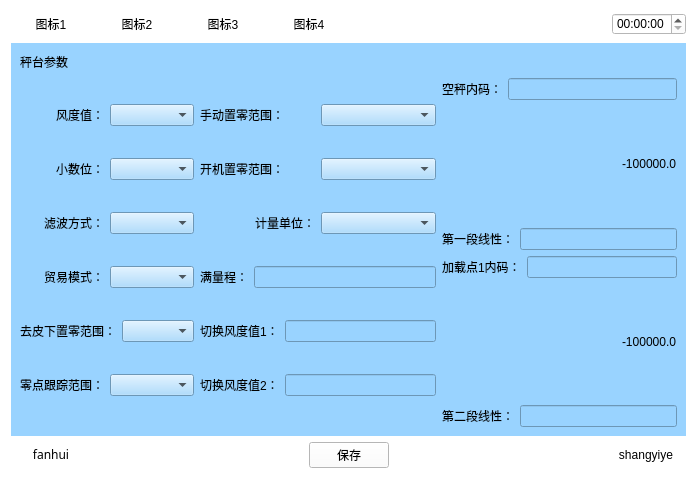
<?xml version="1.0" encoding="UTF-8"?>
<ui version="4.0">
 <class>Chengtaicanshu</class>
 <widget class="QWidget" name="Chengtaicanshu">
  <property name="geometry">
   <rect>
    <x>0</x>
    <y>0</y>
    <width>697</width>
    <height>479</height>
   </rect>
  </property>
  <property name="windowTitle">
   <string>Form</string>
  </property>
  <property name="styleSheet">
   <string notr="true">background-color: rgb(255, 255, 255);</string>
  </property>
  <layout class="QVBoxLayout" name="verticalLayout_6" stretch="1,5,1">
   <item>
    <layout class="QHBoxLayout" name="horizontalLayout_5">
     <item>
      <widget class="QPushButton" name="pushButton">
       <property name="text">
        <string>图标1</string>
       </property>
       <property name="flat">
        <bool>true</bool>
       </property>
      </widget>
     </item>
     <item>
      <widget class="QPushButton" name="pushButton_2">
       <property name="text">
        <string>图标2</string>
       </property>
       <property name="flat">
        <bool>true</bool>
       </property>
      </widget>
     </item>
     <item>
      <widget class="QPushButton" name="pushButton_3">
       <property name="text">
        <string>图标3</string>
       </property>
       <property name="flat">
        <bool>true</bool>
       </property>
      </widget>
     </item>
     <item>
      <widget class="QPushButton" name="pushButton_4">
       <property name="text">
        <string>图标4</string>
       </property>
       <property name="flat">
        <bool>true</bool>
       </property>
      </widget>
     </item>
     <item>
      <spacer name="horizontalSpacer_4">
       <property name="orientation">
        <enum>Qt::Horizontal</enum>
       </property>
       <property name="sizeHint" stdset="0">
        <size>
         <width>40</width>
         <height>20</height>
        </size>
       </property>
      </spacer>
     </item>
     <item>
      <widget class="QTimeEdit" name="timeEdit_2"/>
     </item>
    </layout>
   </item>
   <item>
    <widget class="QWidget" name="widget" native="true">
     <property name="sizePolicy">
      <sizepolicy hsizetype="Preferred" vsizetype="Preferred">
       <horstretch>0</horstretch>
       <verstretch>0</verstretch>
      </sizepolicy>
     </property>
     <property name="contextMenuPolicy">
      <enum>Qt::DefaultContextMenu</enum>
     </property>
     <property name="styleSheet">
      <string notr="true">background-color: rgb(153, 211, 255);</string>
     </property>
     <layout class="QVBoxLayout" name="verticalLayout_2">
      <item>
       <layout class="QHBoxLayout" name="horizontalLayout">
        <item>
         <widget class="QLabel" name="label">
          <property name="text">
           <string>秤台参数</string>
          </property>
         </widget>
        </item>
        <item>
         <spacer name="horizontalSpacer">
          <property name="orientation">
           <enum>Qt::Horizontal</enum>
          </property>
          <property name="sizeHint" stdset="0">
           <size>
            <width>40</width>
            <height>20</height>
           </size>
          </property>
         </spacer>
        </item>
        <item>
         <layout class="QVBoxLayout" name="verticalLayout"/>
        </item>
       </layout>
      </item>
      <item>
       <layout class="QHBoxLayout" name="horizontalLayout_23">
        <item>
         <layout class="QVBoxLayout" name="verticalLayout_3">
          <item>
           <layout class="QHBoxLayout" name="horizontalLayout_7">
            <item>
             <widget class="QLabel" name="label_5">
              <property name="text">
               <string>风度值：</string>
              </property>
              <property name="alignment">
               <set>Qt::AlignRight|Qt::AlignTrailing|Qt::AlignVCenter</set>
              </property>
             </widget>
            </item>
            <item>
             <widget class="QComboBox" name="comboBox_4"/>
            </item>
           </layout>
          </item>
          <item>
           <layout class="QHBoxLayout" name="horizontalLayout_3">
            <item>
             <widget class="QLabel" name="label_2">
              <property name="text">
               <string>小数位：</string>
              </property>
              <property name="alignment">
               <set>Qt::AlignRight|Qt::AlignTrailing|Qt::AlignVCenter</set>
              </property>
             </widget>
            </item>
            <item>
             <widget class="QComboBox" name="comboBox"/>
            </item>
           </layout>
          </item>
          <item>
           <layout class="QHBoxLayout" name="horizontalLayout_4">
            <item>
             <widget class="QLabel" name="label_3">
              <property name="text">
               <string>滤波方式：</string>
              </property>
              <property name="alignment">
               <set>Qt::AlignRight|Qt::AlignTrailing|Qt::AlignVCenter</set>
              </property>
             </widget>
            </item>
            <item>
             <widget class="QComboBox" name="comboBox_2"/>
            </item>
           </layout>
          </item>
          <item>
           <layout class="QHBoxLayout" name="horizontalLayout_6">
            <item>
             <widget class="QLabel" name="label_4">
              <property name="text">
               <string>贸易模式：</string>
              </property>
              <property name="alignment">
               <set>Qt::AlignRight|Qt::AlignTrailing|Qt::AlignVCenter</set>
              </property>
             </widget>
            </item>
            <item>
             <widget class="QComboBox" name="comboBox_3"/>
            </item>
           </layout>
          </item>
          <item>
           <layout class="QHBoxLayout" name="horizontalLayout_9">
            <item>
             <widget class="QLabel" name="label_7">
              <property name="text">
               <string>去皮下置零范围：</string>
              </property>
              <property name="alignment">
               <set>Qt::AlignRight|Qt::AlignTrailing|Qt::AlignVCenter</set>
              </property>
             </widget>
            </item>
            <item>
             <widget class="QComboBox" name="comboBox_6"/>
            </item>
           </layout>
          </item>
          <item>
           <layout class="QHBoxLayout" name="horizontalLayout_8">
            <item>
             <widget class="QLabel" name="label_6">
              <property name="text">
               <string>零点跟踪范围：</string>
              </property>
              <property name="alignment">
               <set>Qt::AlignRight|Qt::AlignTrailing|Qt::AlignVCenter</set>
              </property>
             </widget>
            </item>
            <item>
             <widget class="QComboBox" name="comboBox_5"/>
            </item>
           </layout>
          </item>
         </layout>
        </item>
        <item>
         <layout class="QVBoxLayout" name="verticalLayout_4">
          <item>
           <layout class="QHBoxLayout" name="horizontalLayout_10">
            <item>
             <widget class="QLabel" name="label_8">
              <property name="text">
               <string>手动置零范围：</string>
              </property>
             </widget>
            </item>
            <item>
             <widget class="QComboBox" name="comboBox_7"/>
            </item>
           </layout>
          </item>
          <item>
           <layout class="QHBoxLayout" name="horizontalLayout_11">
            <item>
             <widget class="QLabel" name="label_9">
              <property name="text">
               <string>开机置零范围：</string>
              </property>
             </widget>
            </item>
            <item>
             <widget class="QComboBox" name="comboBox_8"/>
            </item>
           </layout>
          </item>
          <item>
           <layout class="QHBoxLayout" name="horizontalLayout_12">
            <item>
             <widget class="QLabel" name="label_10">
              <property name="text">
               <string>计量单位：</string>
              </property>
              <property name="alignment">
               <set>Qt::AlignRight|Qt::AlignTrailing|Qt::AlignVCenter</set>
              </property>
             </widget>
            </item>
            <item>
             <widget class="QComboBox" name="comboBox_9"/>
            </item>
           </layout>
          </item>
          <item>
           <layout class="QHBoxLayout" name="horizontalLayout_14">
            <item>
             <widget class="QLabel" name="label_12">
              <property name="text">
               <string>满量程：</string>
              </property>
             </widget>
            </item>
            <item>
             <widget class="QLineEdit" name="lineEdit"/>
            </item>
           </layout>
          </item>
          <item>
           <layout class="QHBoxLayout" name="horizontalLayout_15">
            <item>
             <widget class="QLabel" name="label_13">
              <property name="text">
               <string>切换风度值1：</string>
              </property>
             </widget>
            </item>
            <item>
             <widget class="QLineEdit" name="lineEdit_2"/>
            </item>
           </layout>
          </item>
          <item>
           <layout class="QHBoxLayout" name="horizontalLayout_16">
            <item>
             <widget class="QLabel" name="label_14">
              <property name="text">
               <string>切换风度值2：</string>
              </property>
             </widget>
            </item>
            <item>
             <widget class="QLineEdit" name="lineEdit_3"/>
            </item>
           </layout>
          </item>
         </layout>
        </item>
        <item>
         <layout class="QVBoxLayout" name="verticalLayout_5">
          <item>
           <layout class="QHBoxLayout" name="horizontalLayout_17">
            <item>
             <widget class="QLabel" name="label_15">
              <property name="text">
               <string>空秤内码：</string>
              </property>
             </widget>
            </item>
            <item>
             <widget class="QLineEdit" name="lineEdit_4"/>
            </item>
           </layout>
          </item>
          <item>
           <layout class="QHBoxLayout" name="horizontalLayout_21">
            <item>
             <spacer name="horizontalSpacer_5">
              <property name="orientation">
               <enum>Qt::Horizontal</enum>
              </property>
              <property name="sizeHint" stdset="0">
               <size>
                <width>40</width>
                <height>20</height>
               </size>
              </property>
             </spacer>
            </item>
            <item>
             <widget class="QLabel" name="label_19">
              <property name="text">
               <string>-100000.0</string>
              </property>
             </widget>
            </item>
           </layout>
          </item>
          <item>
           <layout class="QHBoxLayout" name="horizontalLayout_18">
            <item>
             <widget class="QLabel" name="label_16">
              <property name="text">
               <string>第一段线性：</string>
              </property>
             </widget>
            </item>
            <item>
             <widget class="QLineEdit" name="lineEdit_5"/>
            </item>
           </layout>
          </item>
          <item>
           <layout class="QHBoxLayout" name="horizontalLayout_19">
            <item>
             <widget class="QLabel" name="label_17">
              <property name="text">
               <string>加载点1内码：</string>
              </property>
             </widget>
            </item>
            <item>
             <widget class="QLineEdit" name="lineEdit_6"/>
            </item>
           </layout>
          </item>
          <item>
           <layout class="QHBoxLayout" name="horizontalLayout_22">
            <item>
             <spacer name="horizontalSpacer_6">
              <property name="orientation">
               <enum>Qt::Horizontal</enum>
              </property>
              <property name="sizeHint" stdset="0">
               <size>
                <width>40</width>
                <height>20</height>
               </size>
              </property>
             </spacer>
            </item>
            <item>
             <widget class="QLabel" name="label_20">
              <property name="text">
               <string>-100000.0</string>
              </property>
             </widget>
            </item>
           </layout>
          </item>
          <item>
           <layout class="QHBoxLayout" name="horizontalLayout_20">
            <item>
             <widget class="QLabel" name="label_18">
              <property name="text">
               <string>第二段线性：</string>
              </property>
             </widget>
            </item>
            <item>
             <widget class="QLineEdit" name="lineEdit_7"/>
            </item>
           </layout>
          </item>
         </layout>
        </item>
       </layout>
      </item>
     </layout>
    </widget>
   </item>
   <item>
    <layout class="QHBoxLayout" name="horizontalLayout_2">
     <item>
      <widget class="QPushButton" name="returnIndex">
       <property name="font">
        <font>
         <family>AR PL UMing TW MBE</family>
        </font>
       </property>
       <property name="text">
        <string>fanhui</string>
       </property>
       <property name="flat">
        <bool>true</bool>
       </property>
      </widget>
     </item>
     <item>
      <spacer name="horizontalSpacer_2">
       <property name="orientation">
        <enum>Qt::Horizontal</enum>
       </property>
       <property name="sizeHint" stdset="0">
        <size>
         <width>40</width>
         <height>20</height>
        </size>
       </property>
      </spacer>
     </item>
     <item>
      <widget class="QPushButton" name="save">
       <property name="text">
        <string>保存</string>
       </property>
      </widget>
     </item>
     <item>
      <spacer name="horizontalSpacer_3">
       <property name="orientation">
        <enum>Qt::Horizontal</enum>
       </property>
       <property name="sizeHint" stdset="0">
        <size>
         <width>40</width>
         <height>20</height>
        </size>
       </property>
      </spacer>
     </item>
     <item>
      <widget class="QPushButton" name="returnPage">
       <property name="text">
        <string>shangyiye</string>
       </property>
       <property name="flat">
        <bool>true</bool>
       </property>
      </widget>
     </item>
    </layout>
   </item>
  </layout>
  <zorder>widget</zorder>
  <zorder>layoutWidget_3</zorder>
  <zorder>layoutWidget</zorder>
  <zorder>horizontalSpacer</zorder>
  <zorder>horizontalSpacer</zorder>
  <zorder>label_2</zorder>
  <zorder>comboBox</zorder>
  <zorder>layoutWidget_2</zorder>
  <zorder>layoutWidget_4</zorder>
  <zorder>layoutWidget_5</zorder>
  <zorder>layoutWidget_6</zorder>
  <zorder>layoutWidget_7</zorder>
  <zorder>comboBox_5</zorder>
  <zorder>layoutWidget_8</zorder>
  <zorder>layoutWidget_9</zorder>
  <zorder>layoutWidget_10</zorder>
  <zorder>lineEdit</zorder>
  <zorder>label_12</zorder>
  <zorder>layoutWidget_11</zorder>
  <zorder>layoutWidget_12</zorder>
  <zorder>label_15</zorder>
  <zorder>label_16</zorder>
  <zorder>lineEdit_4</zorder>
  <zorder>lineEdit_5</zorder>
  <zorder>layoutWidget_13</zorder>
  <zorder>layoutWidget_14</zorder>
  <zorder>label_19</zorder>
  <zorder>label_20</zorder>
  <zorder>horizontalSpacer_5</zorder>
  <zorder>horizontalSpacer_6</zorder>
 </widget>
 <resources/>
 <connections/>
</ui>
